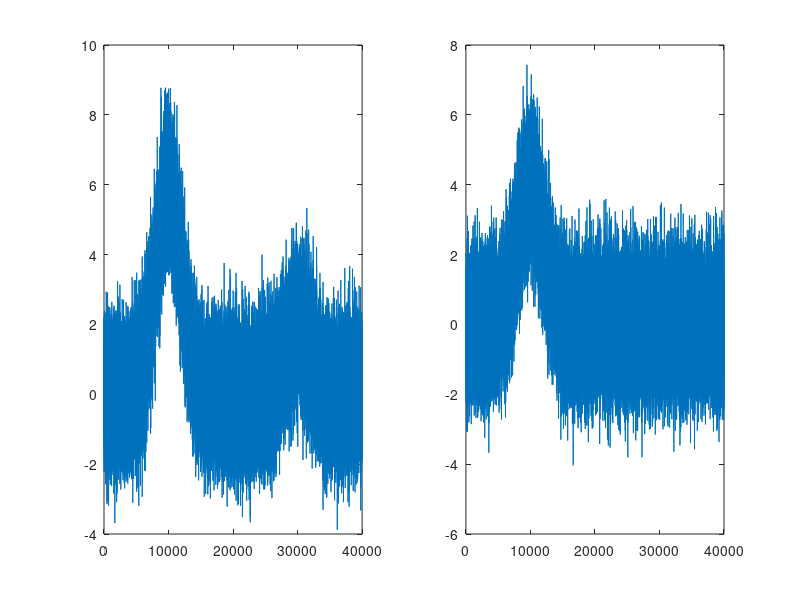

The MATLAB source for this figure: (Note: this script raises an error after producing the figure.)
%% Load data
example_GARII_dataset = importdata('example_GARII_dataset.mat');
TomoData_Xdeco = importdata('TomoData_Xdeco.mat');
TomoData_Xpure = importdata('TomoData_Xpure.mat');
TomoData_Ypure = importdata('TomoData_Ypure.mat');
TomoData_Zpure = importdata('TomoData_Zpure.mat');


%% Visualise state data
data = TomoData_Xdeco;
figure;
for i = 1:2;
    subplot(1,2,i);
    plot(data(:,1),data(:,1+i));
end

%% Quantum State Tomography
rx = trapz(TomoData_Xpure(5000:15000,2));
ry = trapz(TomoData_Ypure(5000:15000,3));
rz = trapz(TomoData_Zpure(25000:35000,2));
rxdeco = trapz(TomoData_Xdeco(5000:15000,2))/rx;
rydeco = trapz(TomoData_Xdeco(5000:15000,3))/ry;
rzdeco = trapz(TomoData_Xdeco(25000:35000,2))/rz;

rho = densityMat(rxdeco,rydeco,rzdeco);

%% Visualise GARII data
figure;
for i = 1:8;
    subplot(2,4,i);
    plot(example_GARII_dataset.xdata,mean(example_GARII_dataset.dataQ(:,1,i,:),4));
end

%% Quantum Process Tomography
% I & Q are like rx and ry